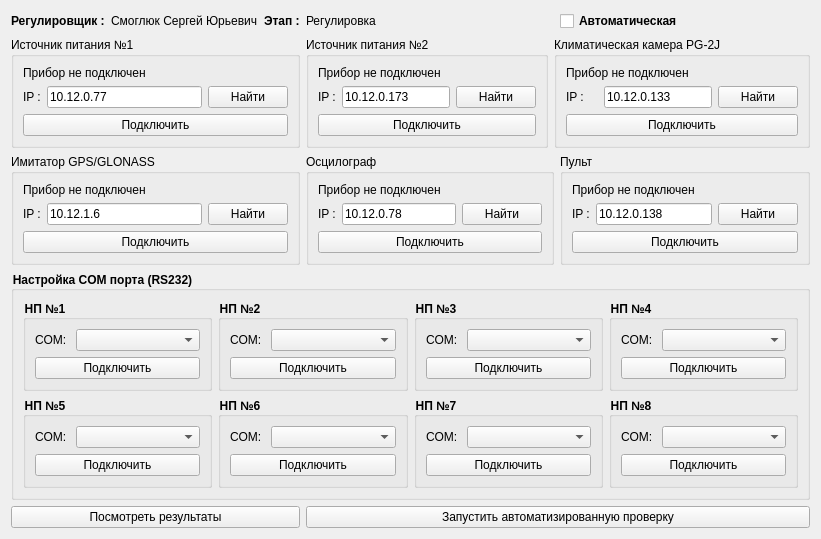
<?xml version="1.0" encoding="UTF-8"?>
<ui version="4.0">
 <class>Page2_ConnectDevice</class>
 <widget class="QWidget" name="Page2_ConnectDevice">
  <property name="geometry">
   <rect>
    <x>0</x>
    <y>0</y>
    <width>821</width>
    <height>522</height>
   </rect>
  </property>
  <property name="windowTitle">
   <string>Подключить оборудование</string>
  </property>
  <layout class="QGridLayout" name="gridLayout_16">
   <item row="3" column="0" colspan="6">
    <widget class="QGroupBox" name="groupBox_7">
     <property name="sizePolicy">
      <sizepolicy hsizetype="Preferred" vsizetype="Fixed">
       <horstretch>0</horstretch>
       <verstretch>0</verstretch>
      </sizepolicy>
     </property>
     <property name="styleSheet">
      <string notr="true">QGroupBox{

color: black;
 font-weight: bold;
}</string>
     </property>
     <property name="title">
      <string>Настройка COM порта (RS232)</string>
     </property>
     <layout class="QGridLayout" name="gridLayout">
      <item row="0" column="0">
       <widget class="QGroupBox" name="groupBox_8">
        <property name="sizePolicy">
         <sizepolicy hsizetype="Preferred" vsizetype="Fixed">
          <horstretch>0</horstretch>
          <verstretch>0</verstretch>
         </sizepolicy>
        </property>
        <property name="title">
         <string>НП №1</string>
        </property>
        <layout class="QGridLayout" name="gridLayout_2">
         <item row="0" column="0">
          <widget class="QLabel" name="label_COMNP1">
           <property name="sizePolicy">
            <sizepolicy hsizetype="Fixed" vsizetype="Preferred">
             <horstretch>0</horstretch>
             <verstretch>0</verstretch>
            </sizepolicy>
           </property>
           <property name="text">
            <string>COM: </string>
           </property>
          </widget>
         </item>
         <item row="0" column="1">
          <widget class="QComboBox" name="comboBox_1"/>
         </item>
         <item row="1" column="0" colspan="2">
          <widget class="QPushButton" name="pushButton_COMNP1">
           <property name="text">
            <string>Подключить</string>
           </property>
          </widget>
         </item>
        </layout>
       </widget>
      </item>
      <item row="0" column="1">
       <widget class="QGroupBox" name="groupBox_9">
        <property name="title">
         <string>НП №2</string>
        </property>
        <layout class="QGridLayout" name="gridLayout_3">
         <item row="0" column="0">
          <widget class="QLabel" name="label_COMNP2">
           <property name="sizePolicy">
            <sizepolicy hsizetype="Fixed" vsizetype="Preferred">
             <horstretch>0</horstretch>
             <verstretch>0</verstretch>
            </sizepolicy>
           </property>
           <property name="text">
            <string>COM: </string>
           </property>
          </widget>
         </item>
         <item row="0" column="1">
          <widget class="QComboBox" name="comboBox_2"/>
         </item>
         <item row="1" column="0" colspan="2">
          <widget class="QPushButton" name="pushButton_COMNP2">
           <property name="text">
            <string>Подключить</string>
           </property>
          </widget>
         </item>
        </layout>
       </widget>
      </item>
      <item row="0" column="2">
       <widget class="QGroupBox" name="groupBox_10">
        <property name="title">
         <string>НП №3</string>
        </property>
        <layout class="QGridLayout" name="gridLayout_4">
         <item row="0" column="0">
          <widget class="QLabel" name="label_COMNP3">
           <property name="sizePolicy">
            <sizepolicy hsizetype="Fixed" vsizetype="Preferred">
             <horstretch>0</horstretch>
             <verstretch>0</verstretch>
            </sizepolicy>
           </property>
           <property name="text">
            <string>COM: </string>
           </property>
          </widget>
         </item>
         <item row="0" column="1">
          <widget class="QComboBox" name="comboBox_3"/>
         </item>
         <item row="1" column="0" colspan="2">
          <widget class="QPushButton" name="pushButton_COMNP3">
           <property name="text">
            <string>Подключить</string>
           </property>
          </widget>
         </item>
        </layout>
       </widget>
      </item>
      <item row="0" column="3">
       <widget class="QGroupBox" name="groupBox_11">
        <property name="title">
         <string>НП №4</string>
        </property>
        <layout class="QGridLayout" name="gridLayout_5">
         <item row="0" column="0">
          <widget class="QLabel" name="label_COMNP4">
           <property name="sizePolicy">
            <sizepolicy hsizetype="Fixed" vsizetype="Preferred">
             <horstretch>0</horstretch>
             <verstretch>0</verstretch>
            </sizepolicy>
           </property>
           <property name="text">
            <string>COM: </string>
           </property>
          </widget>
         </item>
         <item row="0" column="1">
          <widget class="QComboBox" name="comboBox_4"/>
         </item>
         <item row="1" column="0" colspan="2">
          <widget class="QPushButton" name="pushButton_COMNP4">
           <property name="text">
            <string>Подключить</string>
           </property>
          </widget>
         </item>
        </layout>
       </widget>
      </item>
      <item row="1" column="0">
       <widget class="QGroupBox" name="groupBox_12">
        <property name="sizePolicy">
         <sizepolicy hsizetype="Preferred" vsizetype="Fixed">
          <horstretch>0</horstretch>
          <verstretch>0</verstretch>
         </sizepolicy>
        </property>
        <property name="title">
         <string>НП №5</string>
        </property>
        <layout class="QGridLayout" name="gridLayout_6">
         <item row="0" column="0">
          <widget class="QLabel" name="label_COMNP5">
           <property name="sizePolicy">
            <sizepolicy hsizetype="Fixed" vsizetype="Preferred">
             <horstretch>0</horstretch>
             <verstretch>0</verstretch>
            </sizepolicy>
           </property>
           <property name="text">
            <string>COM: </string>
           </property>
          </widget>
         </item>
         <item row="0" column="1">
          <widget class="QComboBox" name="comboBox_5"/>
         </item>
         <item row="1" column="0" colspan="2">
          <widget class="QPushButton" name="pushButton_COMNP5">
           <property name="text">
            <string>Подключить</string>
           </property>
          </widget>
         </item>
        </layout>
       </widget>
      </item>
      <item row="1" column="1">
       <widget class="QGroupBox" name="groupBox_13">
        <property name="title">
         <string>НП №6</string>
        </property>
        <layout class="QGridLayout" name="gridLayout_7">
         <item row="0" column="0">
          <widget class="QLabel" name="label_COMNP6">
           <property name="sizePolicy">
            <sizepolicy hsizetype="Fixed" vsizetype="Preferred">
             <horstretch>0</horstretch>
             <verstretch>0</verstretch>
            </sizepolicy>
           </property>
           <property name="text">
            <string>COM: </string>
           </property>
          </widget>
         </item>
         <item row="0" column="1">
          <widget class="QComboBox" name="comboBox_6"/>
         </item>
         <item row="1" column="0" colspan="2">
          <widget class="QPushButton" name="pushButton_COMNP6">
           <property name="text">
            <string>Подключить</string>
           </property>
          </widget>
         </item>
        </layout>
       </widget>
      </item>
      <item row="1" column="2">
       <widget class="QGroupBox" name="groupBox_14">
        <property name="title">
         <string>НП №7</string>
        </property>
        <layout class="QGridLayout" name="gridLayout_8">
         <item row="0" column="0">
          <widget class="QLabel" name="label_COMNP7">
           <property name="sizePolicy">
            <sizepolicy hsizetype="Fixed" vsizetype="Preferred">
             <horstretch>0</horstretch>
             <verstretch>0</verstretch>
            </sizepolicy>
           </property>
           <property name="text">
            <string>COM: </string>
           </property>
          </widget>
         </item>
         <item row="0" column="1">
          <widget class="QComboBox" name="comboBox_7"/>
         </item>
         <item row="1" column="0" colspan="2">
          <widget class="QPushButton" name="pushButton_COMNP7">
           <property name="text">
            <string>Подключить</string>
           </property>
          </widget>
         </item>
        </layout>
       </widget>
      </item>
      <item row="1" column="3">
       <widget class="QGroupBox" name="groupBox_15">
        <property name="title">
         <string>НП №8</string>
        </property>
        <layout class="QGridLayout" name="gridLayout_9">
         <item row="0" column="0">
          <widget class="QLabel" name="label_COMNP8">
           <property name="sizePolicy">
            <sizepolicy hsizetype="Fixed" vsizetype="Preferred">
             <horstretch>0</horstretch>
             <verstretch>0</verstretch>
            </sizepolicy>
           </property>
           <property name="text">
            <string>COM: </string>
           </property>
          </widget>
         </item>
         <item row="0" column="1">
          <widget class="QComboBox" name="comboBox_8"/>
         </item>
         <item row="1" column="0" colspan="2">
          <widget class="QPushButton" name="pushButton_COMNP8">
           <property name="text">
            <string>Подключить</string>
           </property>
          </widget>
         </item>
        </layout>
       </widget>
      </item>
     </layout>
    </widget>
   </item>
   <item row="2" column="5">
    <widget class="QGroupBox" name="groupBox_6">
     <property name="sizePolicy">
      <sizepolicy hsizetype="Minimum" vsizetype="Minimum">
       <horstretch>0</horstretch>
       <verstretch>0</verstretch>
      </sizepolicy>
     </property>
     <property name="title">
      <string>Пульт</string>
     </property>
     <layout class="QGridLayout" name="gridLayout_12">
      <item row="1" column="1">
       <widget class="QLineEdit" name="lineEdit_TP8">
        <property name="text">
         <string>10.12.0.138</string>
        </property>
       </widget>
      </item>
      <item row="1" column="2">
       <widget class="QPushButton" name="pushButton_TP8_Find">
        <property name="text">
         <string>Найти</string>
        </property>
       </widget>
      </item>
      <item row="1" column="0">
       <widget class="QLabel" name="label_8">
        <property name="text">
         <string>IP :</string>
        </property>
       </widget>
      </item>
      <item row="2" column="0" colspan="3">
       <widget class="QPushButton" name="pushButton_TP8">
        <property name="text">
         <string>Подключить</string>
        </property>
       </widget>
      </item>
      <item row="0" column="0" colspan="3">
       <widget class="QLabel" name="label_TP8">
        <property name="text">
         <string>Прибор не подключен</string>
        </property>
       </widget>
      </item>
     </layout>
    </widget>
   </item>
   <item row="0" column="1">
    <widget class="QLabel" name="label_FIO">
     <property name="sizePolicy">
      <sizepolicy hsizetype="Preferred" vsizetype="Fixed">
       <horstretch>0</horstretch>
       <verstretch>0</verstretch>
      </sizepolicy>
     </property>
     <property name="text">
      <string>Смоглюк Сергей Юрьевич</string>
     </property>
    </widget>
   </item>
   <item row="0" column="0">
    <widget class="QLabel" name="label">
     <property name="sizePolicy">
      <sizepolicy hsizetype="Preferred" vsizetype="Fixed">
       <horstretch>0</horstretch>
       <verstretch>0</verstretch>
      </sizepolicy>
     </property>
     <property name="text">
      <string>&lt;b&gt;Регулировщик :&lt;/b&gt;</string>
     </property>
    </widget>
   </item>
   <item row="0" column="5">
    <widget class="QCheckBox" name="checkBox_auto">
     <property name="styleSheet">
      <string notr="true">color: black;
 font-weight: bold;</string>
     </property>
     <property name="text">
      <string>Автоматическая</string>
     </property>
    </widget>
   </item>
   <item row="0" column="2">
    <widget class="QLabel" name="label_2">
     <property name="sizePolicy">
      <sizepolicy hsizetype="Preferred" vsizetype="Fixed">
       <horstretch>0</horstretch>
       <verstretch>0</verstretch>
      </sizepolicy>
     </property>
     <property name="text">
      <string>&lt;b&gt;Этап :&lt;/b&gt;</string>
     </property>
    </widget>
   </item>
   <item row="4" column="3" colspan="3">
    <widget class="QPushButton" name="pushButton_Work">
     <property name="text">
      <string>Запустить автоматизированную проверку</string>
     </property>
    </widget>
   </item>
   <item row="4" column="0" colspan="3">
    <widget class="QPushButton" name="pushButton_Result">
     <property name="text">
      <string>Посмотреть результаты</string>
     </property>
    </widget>
   </item>
   <item row="0" column="3">
    <widget class="QLabel" name="label_Mode">
     <property name="sizePolicy">
      <sizepolicy hsizetype="Preferred" vsizetype="Fixed">
       <horstretch>0</horstretch>
       <verstretch>0</verstretch>
      </sizepolicy>
     </property>
     <property name="text">
      <string>Регулировка</string>
     </property>
    </widget>
   </item>
   <item row="1" column="3">
    <widget class="QGroupBox" name="groupBox_2">
     <property name="sizePolicy">
      <sizepolicy hsizetype="Minimum" vsizetype="Minimum">
       <horstretch>0</horstretch>
       <verstretch>0</verstretch>
      </sizepolicy>
     </property>
     <property name="title">
      <string>Источник питания №2</string>
     </property>
     <layout class="QGridLayout" name="gridLayout_14">
      <item row="1" column="1" colspan="2">
       <widget class="QLineEdit" name="lineEdit_IS2">
        <property name="text">
         <string>10.12.0.173</string>
        </property>
       </widget>
      </item>
      <item row="1" column="0">
       <widget class="QLabel" name="label_4">
        <property name="text">
         <string>IP :</string>
        </property>
       </widget>
      </item>
      <item row="3" column="0" colspan="4">
       <widget class="QPushButton" name="pushButton_IS2">
        <property name="text">
         <string>Подключить</string>
        </property>
       </widget>
      </item>
      <item row="1" column="3">
       <widget class="QPushButton" name="pushButton_IS2_Find">
        <property name="text">
         <string>Найти</string>
        </property>
       </widget>
      </item>
      <item row="0" column="0" colspan="4">
       <widget class="QLabel" name="label_IS2">
        <property name="text">
         <string>Прибор не подключен</string>
        </property>
       </widget>
      </item>
     </layout>
    </widget>
   </item>
   <item row="1" column="0" colspan="3">
    <widget class="QGroupBox" name="groupBox_IS1">
     <property name="sizePolicy">
      <sizepolicy hsizetype="Minimum" vsizetype="Minimum">
       <horstretch>0</horstretch>
       <verstretch>0</verstretch>
      </sizepolicy>
     </property>
     <property name="title">
      <string>Источник питания №1</string>
     </property>
     <layout class="QGridLayout" name="gridLayout_15">
      <item row="1" column="2">
       <widget class="QPushButton" name="pushButton_IS1_Find">
        <property name="text">
         <string>Найти</string>
        </property>
       </widget>
      </item>
      <item row="1" column="1">
       <widget class="QLineEdit" name="lineEdit_IS1">
        <property name="text">
         <string>10.12.0.77</string>
        </property>
       </widget>
      </item>
      <item row="1" column="0">
       <widget class="QLabel" name="label_3">
        <property name="text">
         <string>IP :</string>
        </property>
       </widget>
      </item>
      <item row="2" column="0" colspan="3">
       <widget class="QPushButton" name="pushButton_IS1">
        <property name="text">
         <string>Подключить</string>
        </property>
       </widget>
      </item>
      <item row="0" column="0" colspan="3">
       <widget class="QLabel" name="label_IS1">
        <property name="text">
         <string>Прибор не подключен</string>
        </property>
       </widget>
      </item>
     </layout>
    </widget>
   </item>
   <item row="1" column="4" colspan="2">
    <widget class="QGroupBox" name="groupBox_3">
     <property name="sizePolicy">
      <sizepolicy hsizetype="Minimum" vsizetype="Fixed">
       <horstretch>0</horstretch>
       <verstretch>0</verstretch>
      </sizepolicy>
     </property>
     <property name="title">
      <string>Климатическая камера PG-2J</string>
     </property>
     <layout class="QGridLayout" name="gridLayout_13">
      <item row="1" column="3">
       <widget class="QPushButton" name="pushButton_Camber_Find">
        <property name="text">
         <string>Найти</string>
        </property>
       </widget>
      </item>
      <item row="1" column="1" colspan="2">
       <widget class="QLineEdit" name="lineEdit_Camber">
        <property name="text">
         <string>10.12.0.133</string>
        </property>
       </widget>
      </item>
      <item row="1" column="0">
       <widget class="QLabel" name="label_5">
        <property name="text">
         <string>IP :</string>
        </property>
       </widget>
      </item>
      <item row="3" column="0" colspan="4">
       <widget class="QPushButton" name="pushButton_Camber">
        <property name="text">
         <string>Подключить</string>
        </property>
       </widget>
      </item>
      <item row="0" column="0" colspan="3">
       <widget class="QLabel" name="label_Camber">
        <property name="text">
         <string>Прибор не подключен</string>
        </property>
       </widget>
      </item>
     </layout>
    </widget>
   </item>
   <item row="2" column="0" colspan="3">
    <widget class="QGroupBox" name="groupBox_4">
     <property name="sizePolicy">
      <sizepolicy hsizetype="Minimum" vsizetype="Minimum">
       <horstretch>0</horstretch>
       <verstretch>0</verstretch>
      </sizepolicy>
     </property>
     <property name="title">
      <string>Имитатор GPS/GLONASS</string>
     </property>
     <layout class="QGridLayout" name="gridLayout_10">
      <item row="1" column="2">
       <widget class="QPushButton" name="pushButton_Imitator_Find">
        <property name="text">
         <string>Найти</string>
        </property>
       </widget>
      </item>
      <item row="1" column="0">
       <widget class="QLabel" name="label_6">
        <property name="text">
         <string>IP :</string>
        </property>
       </widget>
      </item>
      <item row="1" column="1">
       <widget class="QLineEdit" name="lineEdit_Imitator">
        <property name="text">
         <string>10.12.1.6</string>
        </property>
       </widget>
      </item>
      <item row="2" column="0" colspan="3">
       <widget class="QPushButton" name="pushButton_Imitator">
        <property name="text">
         <string>Подключить</string>
        </property>
       </widget>
      </item>
      <item row="0" column="0" colspan="3">
       <widget class="QLabel" name="label_Imitator">
        <property name="text">
         <string>Прибор не подключен</string>
        </property>
       </widget>
      </item>
     </layout>
    </widget>
   </item>
   <item row="2" column="3" colspan="2">
    <widget class="QGroupBox" name="groupBox_5">
     <property name="sizePolicy">
      <sizepolicy hsizetype="Minimum" vsizetype="Minimum">
       <horstretch>0</horstretch>
       <verstretch>0</verstretch>
      </sizepolicy>
     </property>
     <property name="title">
      <string>Осцилограф</string>
     </property>
     <layout class="QGridLayout" name="gridLayout_11">
      <item row="1" column="1">
       <widget class="QLineEdit" name="lineEdit_Os">
        <property name="text">
         <string>10.12.0.78</string>
        </property>
       </widget>
      </item>
      <item row="1" column="0">
       <widget class="QLabel" name="label_7">
        <property name="text">
         <string>IP :</string>
        </property>
       </widget>
      </item>
      <item row="1" column="2">
       <widget class="QPushButton" name="pushButton_Os_Find">
        <property name="text">
         <string>Найти</string>
        </property>
       </widget>
      </item>
      <item row="2" column="0" colspan="3">
       <widget class="QPushButton" name="pushButton_Os">
        <property name="text">
         <string>Подключить</string>
        </property>
       </widget>
      </item>
      <item row="0" column="0" colspan="3">
       <widget class="QLabel" name="label_Os">
        <property name="text">
         <string>Прибор не подключен</string>
        </property>
       </widget>
      </item>
     </layout>
    </widget>
   </item>
  </layout>
 </widget>
 <resources/>
 <connections/>
</ui>
